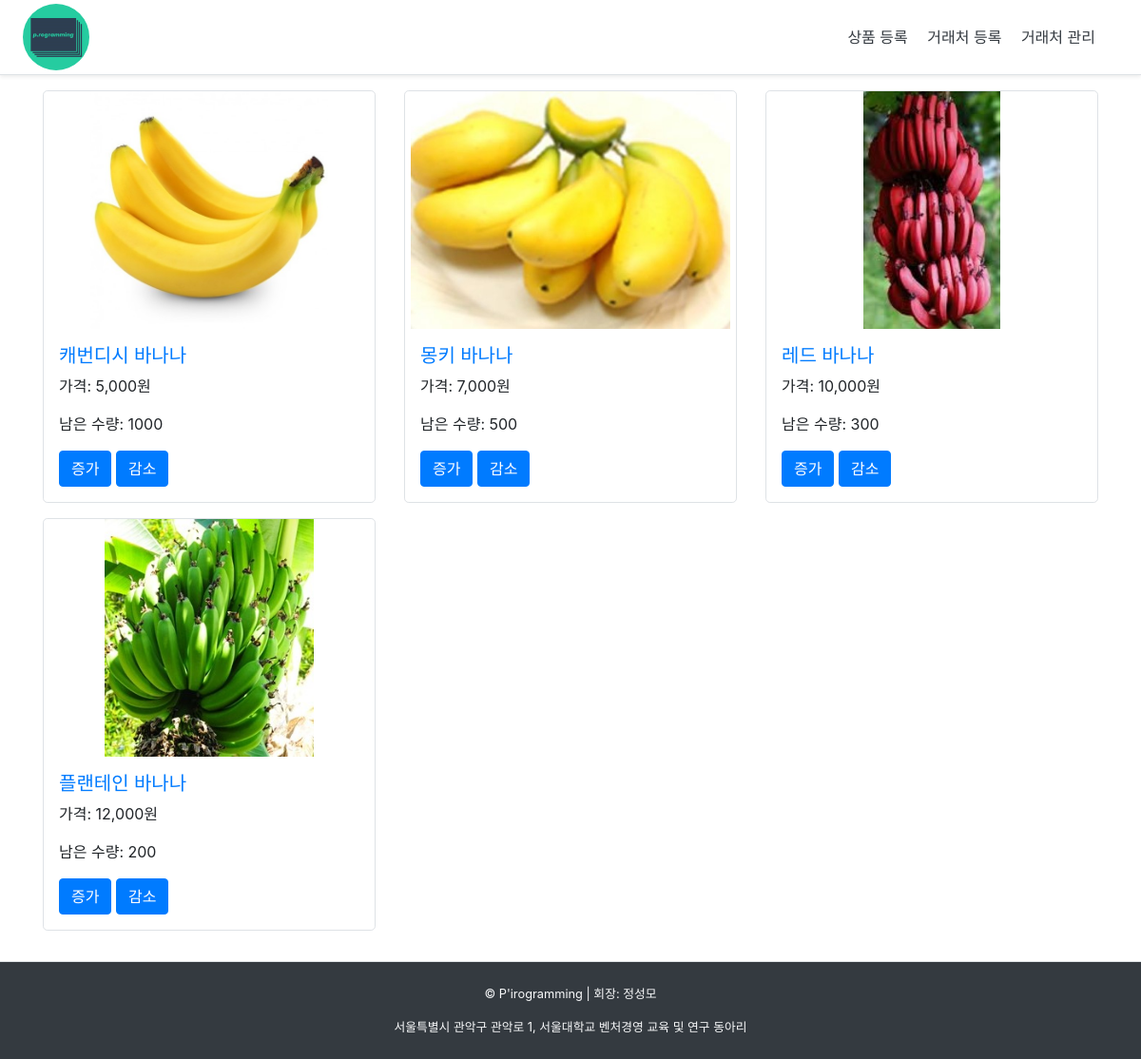
The page / on the database its author committed.
### shop/models.py (models this page shows, shortened)
class Product(models.Model):
    name = models.CharField(max_length=40, verbose_name='제품명')
    photo = models.ImageField(upload_to='', verbose_name='제품사진')
    desc = models.TextField(verbose_name='제품설명')
    price = models.IntegerField(verbose_name='가격')
    stock = models.IntegerField(verbose_name='남은수량')
    client = models.ForeignKey(Client, on_delete=models.CASCADE, verbose_name='거래처', related_name='product')
    def get_absolute_url(self):
        return reverse('shop:detail_product', args=[self.pk])

### shop/views.py (the view)
# urls.py: path('', views.list_product, name='list_product'),
def list_product(request):
    products = Product.objects.all()
    context = {
        'products': products
    }
    return render(request, 'shop/list_product.html', context)

### shop/templates/shop/list_product.html
{% extends 'index.html' %}
{% load static %}
{% load humanize %}
{% block extra_head %}
    <link rel="stylesheet" href="{% static 'shop/image.css' %}" type="text/css"/>
{% endblock %}
{% block content %}
    <div class="row">
        {% for product in products %}
            <div class="col-4 mb-3">
                <div class=" border rounded-lg">
                    <div class="image">
                        <img src="{{ product.photo.url }}">
                    </div>
                    <div class="m-3">
                        <h5><a href="{{ product.get_absolute_url }}">{{ product.name }}</a></h5>
                        <p>가격: {{ product.price|intcomma }}원</p>
                        <p>남은 수량: {{ product.stock }}</p>
                    </div>
                    <div class="m-3">
                        <a class="btn btn-primary" href="{% url 'shop:change_stock' product.pk '1' %}">증가</a>
                        <a class="btn btn-primary" href="{% url 'shop:change_stock' product.pk '2' %}">감소</a>
                    </div>
                </div>
            </div>
        {% endfor %}
    </div>
{% endblock %}

### config/templates/index.html (shortened to what this page needs)
{% load static %}
<!doctype html>
<html lang="ko">
<head>
    <link rel="stylesheet" href="https://stackpath.bootstrapcdn.com/bootstrap/4.4.1/css/bootstrap.min.css"
>
    <link rel="stylesheet" type="text/css" href="{% static 'index.css' %}"/>
    {% block extra_head %}
    {% endblock %}
</head>
<body>
    <div class="wrapper">
        {% include 'header.html' %}
        <div class="container">
            {% block content %}
            {% endblock %}
        </div>
        <div class="footer">
            {% include 'footer.html' %}
        </div>
    </div>
</body>
</html>

### config/templates/header.html
{% load static %}
    <link rel="stylesheet" type="text/css" href="{% static 'header.css' %}" />
<div class="d-flex flex-column flex-md-row align-items-center p-1 px-md-4 mb-3 bg-white border-bottom shadow-sm">
    <a class="my-0 mr-md-auto" href="{% url "shop:list_product" %}">
    <div class="nav"><img class="rounded-circle" src="{% static "icon.jpg" %}" alt="고구마왕"></div></a>
    <nav class="my-2 my-md-0 mr-md-3">
        <a class="p-2 text-dark" href="{% url "shop:create_product" %}">상품 등록</a>
        <a class="p-2 text-dark" href="{% url "shop:create_client" %}">거래처 등록</a>
        <a class="p-2 text-dark" href="{% url "shop:list_client" %}">거래처 관리</a>
    </nav>
</div>

### config/templates/footer.html
<footer class="pt-4 pb-2 mt-3 border-top pl-5 pr-5 bg-dark">
    <div class="row">
        <div class="col-12 text-center">
            <small class="d-block mb-3 text-light">&copy; P'irogramming | 회장: 정성모 </small>
        </div>
    </div>
    <div class="row">
        <div class="col-12 text-center">
            <small class="d-block mb-3 text-light ">서울특별시 관악구 관악로 1, 서울대학교 벤처경영 교육 및 연구 동아리</small>
        </div>
    </div>
</footer>

### static/index.css (style rules this page uses)
.wrapper { height: 100vh; }
.footer { position: relative; left: 0; bottom: 0; width: 100%; }
.container { min-height: 71.5%; }

### static/shop/image.css (style rules this page uses)
.image { height: 250px; width:100%; }
.image > img { width: 100%; height: 100%; object-fit: contain; }

### static/header.css (style rules this page uses)
.nav { width: 70px; height: 70px; }
.nav > img { width: 100%; height: 100%; object-fit: cover; }

### rows shown on the page
Product: photo (picture), name "캐번디시 바나나", price "5,000", stock "1000"
Product: photo (picture), name "몽키 바나나", price "7,000", stock "500"
Product: photo (picture), name "레드 바나나", price "10,000", stock "300"
Product: photo (picture), name "플랜테인 바나나", price "12,000", stock "200"
